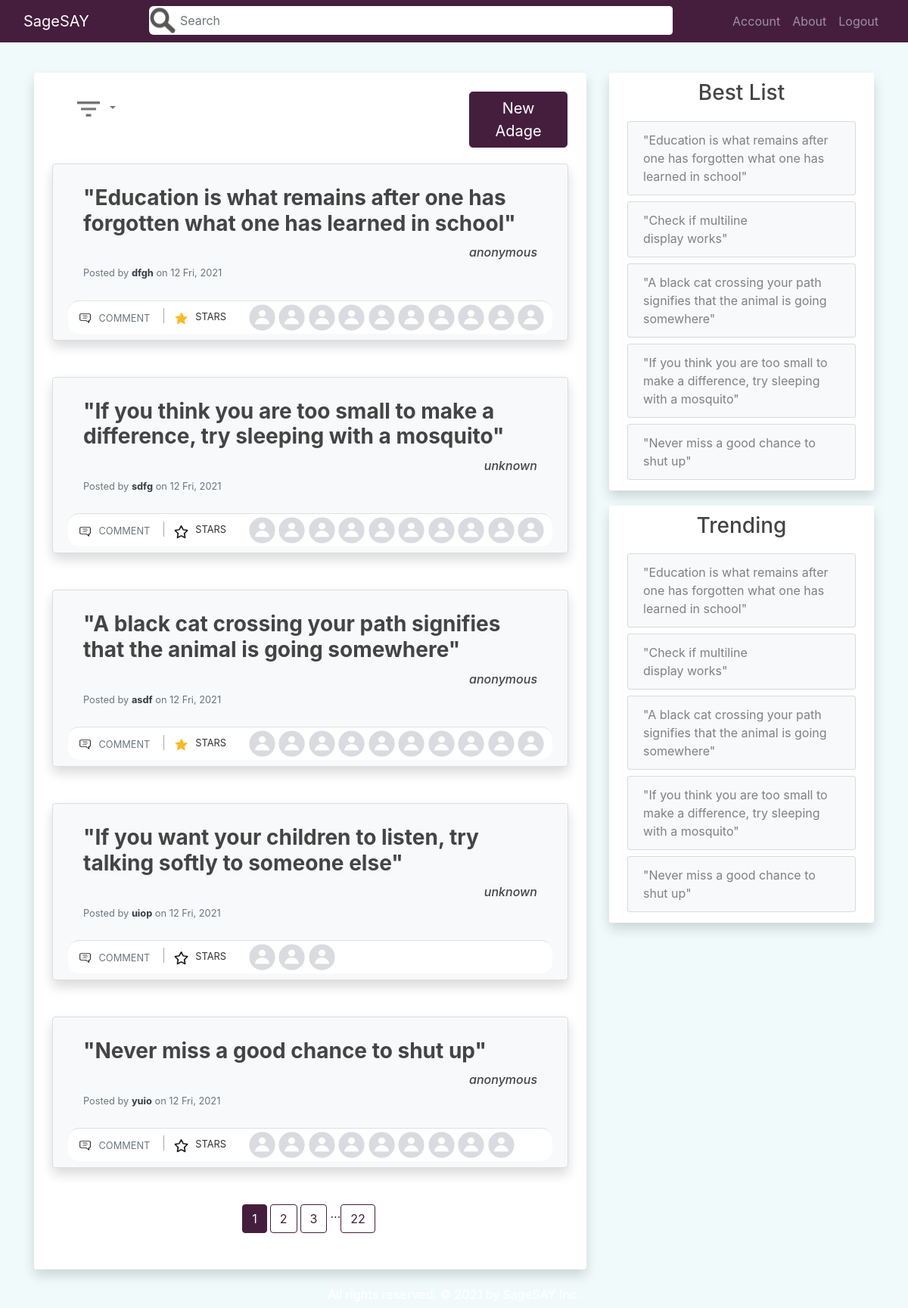
Before: /home (signed in) with the older database file.
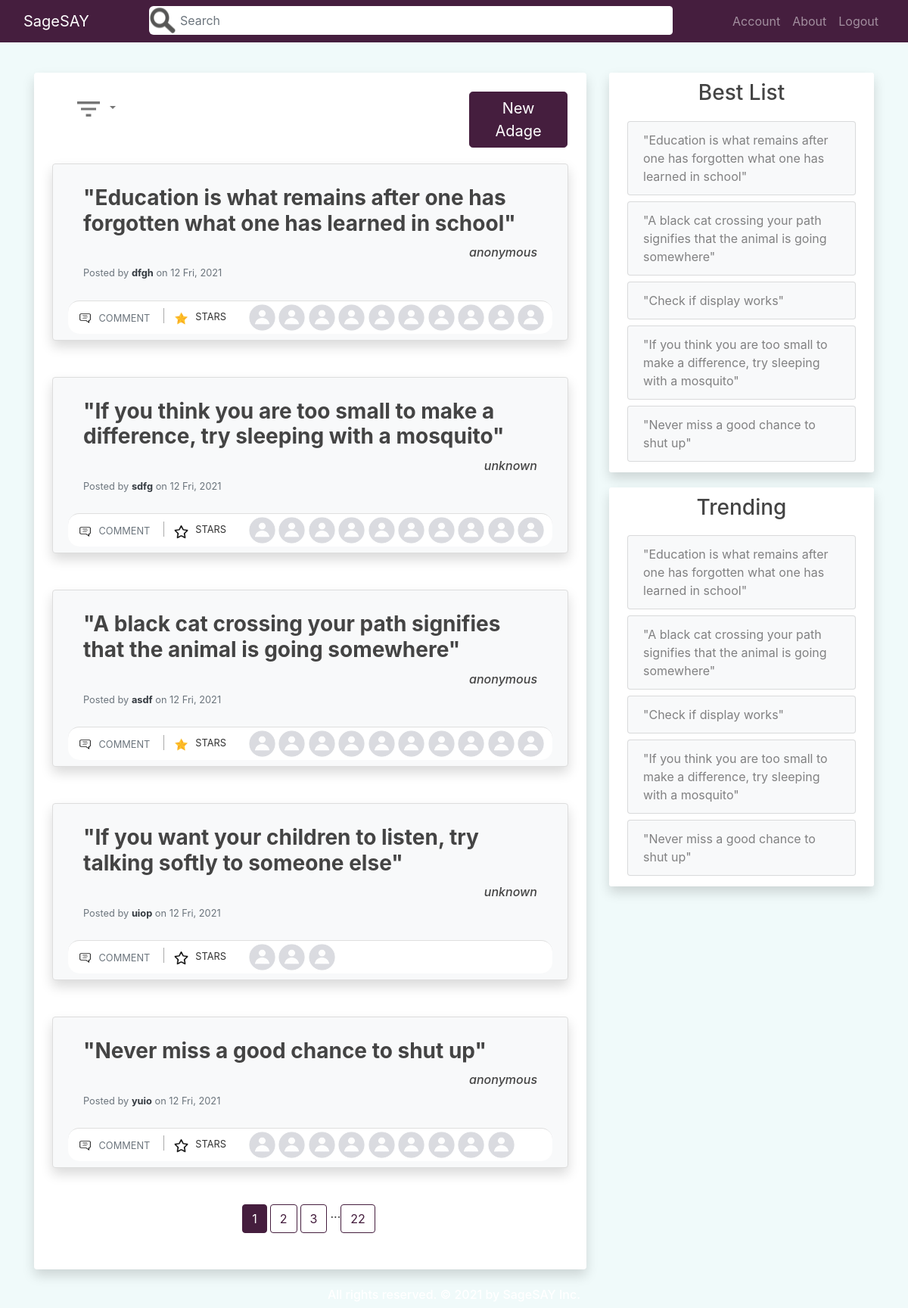
After: the same page with the newer database file.
### quotes_app/models.py (models this page shows, shortened)
class User(db.Model, UserMixin):
    id = db.Column(db.Integer, primary_key=True)
    username = db.Column(db.String(20), unique=True, nullable=False)
    email = db.Column(db.String(120), unique=True, nullable=False)
    image_file = db.Column(db.String(20), nullable=False, default='default.jpg')
    password = db.Column(db.String(60), nullable=False)
    posts = db.relationship('Post', backref='posted_by', lazy=True)
    comments = db.relationship('Comment', backref='comment_author', lazy=True)
    likes = db.relationship('Like', backref='like_author', lazy=True)
    more_info = db.relationship('MoreInfoUser', backref='info_author', lazy=True)
    like_comments = db.relationship('LikeComment', backref='like_comment_author', lazy=True)

class Post(db.Model):
    id = db.Column(db.Integer, primary_key=True)
    author = db.Column(db.String(100), nullable=False, default='Anonymous')
    content = db.Column(db.Text, nullable=False)
    date_posted = db.Column(db.DateTime, nullable=False, default=dt.utcnow)
    user_id = db.Column(db.Integer, db.ForeignKey('user.id'), nullable=False)
    comments = db.relationship('Comment', backref='comment_post', lazy=True)
    likes = db.relationship('Like', backref='like_post', lazy=True)

### quotes_app/main/routes.py (the view, shortened to what this page needs)
@main.route("/", methods=['GET', 'POST'])
@main.route("/home", methods=['GET', 'POST'])
def home():
    schform = SearchForm()
    if schform.validate_on_submit():
        if schform.content.data != '':
            return redirect(url_for('main.home', sch=schform.content.data))
    post_id = request.args.get('star', type=int)
    page = request.args.get('page', 1, type=int)
    search = request.args.get('sch', type=str)
    sort = request.args.get('srt', 'n', type=str)
    posts = prepare_posts(search, sort)
    num_pages = prepare_num_pages(posts, page, 5)
    posts_data = prepare_posts_display(posts[(page-1)*5:page*5], 10)
    best_posts = get_best_posts(5)
    trend_posts = get_trending(5)
    if search:
        schform.content.data = search
    return render_template('home.html', posts_data=posts_data, num_pages=num_pages,
        schform=schform, best_posts=best_posts, trend_posts=trend_posts, page=page,
        search=search, sort=sort)

### quotes_app/main/forms.py
class SearchForm(FlaskForm):
    content = StringField('Search')
    submit = SubmitField('Go')

### quotes_app/main/utils.py (called while the page is built, shortened)
def prepare_posts_display(posts, size):
    posts_data = []
    for post in posts:
        post_info = []
        likes = Like.query.filter_by(like_post=post).limit(size).all()
        for like in likes:
            post_info.append(User.query.get(like.user_id))
        post_info.append(post)
        starred = None
        if current_user.is_authenticated:
            starred = Like.query.filter_by(like_post=post, like_author=current_user).first()
        if starred:
            post_info.append(True)
        else:
            post_info.append(False)
        posts_data.append(post_info)
    return posts_data

def prepare_posts(search, sort):
    if sort not in ['n', 't', 'tr']:
        abort(400)
    if search:
        posts = Post.query.filter(Post.content.like("%{}%".format(search)))
    else:
        posts = Post.query
    if sort == 'n':
        posts = posts.order_by(Post.date_posted.desc()).all()
    elif sort == 't':
        sub_query = Like.query.with_entities(Like.post_id,
            func.count(Like.user_id).label('sum_likes')).group_by(Like.post_id).subquery()
        posts = posts.with_entities(Post).join(sub_query,Post.id==sub_query.c.post_id,
            isouter=True).order_by(sub_query.c.sum_likes.desc(),
            Post.date_posted.desc()).all()
    return posts

def is_valid_page(posts, page, per_page):
    len_posts = len(posts)
    print(len(posts))
    if page <= 0 or per_page <= 0 or (len_posts == 0 and page != 1):
        return False
    if len_posts % per_page == 0:
        if len_posts // per_page < page and len_posts > 0:
            return False
    else:
        if len_posts // per_page + 1 < page:
            return False
    return True

def get_best_posts(size):
    sub_query = Like.query.with_entities(Like.post_id,
        func.count(Like.user_id).label('sum_likes')).group_by(Like.post_id).subquery()
    posts = Post.query.with_entities(Post).join(sub_query,
        Post.id==sub_query.c.post_id,isouter=True).order_by(sub_query.c.sum_likes.desc(),
        Post.date_posted.desc()).limit(size).all()
    return posts

### quotes_app/models.py (called while the page is built)
@login_manager.user_loader
def user_loader(user_id):
    return User.query.get(int(user_id))

### quotes_app/templates/home.html (shortened to what this page needs)
{% extends "layout.html" %}
{% block content %}
<div class="col-md-8">
    <div class="mx-auto">
        <div class="container py-4 px-4 mb-4 bg-white shadow rounded overflow-hidden">
            <div class="card rounded card-nf bg-white p-0">
                <div class="card-body p-0">
                    <div class="d-flex flex-wrap">
                        <div class="ml-1 mr-auto">
                            <div class="dropdown">
                                <button class="btn btn-filter btn-order p-0 dropdown-toggle" type="button" id="dropdownMenuButton" data-toggle="dropdown" aria-haspopup="true" aria-expanded="false">
                                    <img src="{{ url_for('static', filename='filter.png') }}" width="40" height="40">
                                </button>
                            </div>
                        </div>
                        <div class="ml-auto">
                            <a href="{{ url_for('posts.new_post') }}" class="btn btn-lg btn-order btn-violet m-0" role="button" aria-pressed="true">New Adage</a>
                        </div>
                    </div>
                </div>
            </div>
            {% for post in posts_data %}
                <div class="card rounded shadow bg-light py-2 mb-5">
                    <div class="card-body">
                        <div class="row">
                            <div class="col-12 link-post-content">
                                <a href="{{ url_for('posts.post', post_id=post[-2].id) }}"><h3 class="card-title "><b>"{{ post[-2].content | safe }}"</b></h3></a>
                            </div>
                            <div class="col-12 d-flex justify-content-end text-center">
                                <h6><i>{{ post[-2].author }}</i></h6>
                            </div>
                            <div class="col mt-2">
                                <h6 class="card-subtitle mb-2 text-muted">
                                    <p class="card-text text-muted small"> Posted by <a href="{{ url_for('users.user_profile', username=post[-2].posted_by.username) }}" class="font-weight-bold text-dark"> {{ post[-2].posted_by.username }}</a> on {{ post[-2].date_posted.strftime('%-d %a, %Y') }}</p>
                                </h6>
                            </div>
                        </div>
                    </div>
                    <div class="card-footer bg-white p-1">
                        <div class="row">
                            <div class="col-md-auto ">
                                <a href="{{ url_for('posts.post', post_id=post[-2].id) }}" class="btn btn-outlined btn-black text-muted bg-transparent p-1 ml-1 mr-2" data-wow-delay="0.7s">
                                    <img src="{{ url_for('static', filename='comment.png') }}" class="mr-1 " width="19" height="19">
                                    <small>COMMENT</small>
                                </a>
                                {% if search %}
                                    <a href="{{ url_for('main.home', page=page, star=post[-2].id, sch=search, srt=sort) }}" class="btn btn-outlined btn-black text-muted bg-transparent p-1 ml-2 mr-0" data-wow-delay="0.7s"></a>
                                {% else %}
                                    <a href="{{ url_for('main.home', page=page, star=post[-2].id, srt=sort) }}" class="btn btn-outlined btn-black text-muted bg-transparent p-1 ml-2 mr-0" data-wow-delay="0.7s">
                                {% endif %}
                                {% if post[-1] == True %}
                                    <img src="{{ url_for('static', filename='christmas-star.png') }}" width="19" height="19">
                                {% else %}
                                    <img src="{{ url_for('static', filename='star.png') }}" width="19" height="19">
                                {% endif %}
                                </a>
                                <small>STARS</small>
                            </div>
                            <div class="col-md-auto">
                                <ul class="list-inline mb-0">
                                    {% for user in post[:-2] %}
                                    <li class="list-inline-item">
                                        <a href="{{ url_for('users.user_profile', username=user.username) }}">
                                            <img src="{{ url_for('static', filename='profile_pics/' + user.image_file) }}" alt="DP" class=" rounded-circle" width="35" height="35">
                                        </a>
                                    </li>
                                    {% endfor %}
                                </ul>
                            </div>
                        </div>
                    </div>
                </div>
            {% endfor %}
            <div class="container d-flex justify-content-center">
                {% for page_num in num_pages %}
                    {% if page_num %}
                        {% if page == page_num %}
                            {% if search %}
                                <a class="mr-1 mb-4 btn btn-violet" href="{{ url_for('main.home', page=page_num, sch=search, srt=sort) }}">{{ page_num }}</a>
                            {% else %}
                                <a class="mr-1 mb-4 btn btn-violet" href="{{ url_for('main.home', page=page_num, srt=sort) }}">{{ page_num }}</a>
                            {% endif %}
                        {% else %}
                            {% if search %}
                                <a class="mr-1 mb-4 btn btn-outline-violet" href="{{ url_for('main.home', page=page_num, sch=search, srt=sort) }}">{{ page_num }}</a>
                            {% else %}
                                <a class="mr-1 mb-4 btn btn-outline-violet" href="{{ url_for('main.home', page=page_num, srt=sort) }}">{{ page_num }}</a>
                            {% endif %}
                        {% endif %}
                    {% else %}
                        ...
                    {% endif %}
                {% endfor %}
            </div>
        </div>
    </div>
</div>
<div class="col-md-4">
    <div class="content-section shadow">
        <div class="mb-3 text-center">
            <h3>Best List</h3>
        </div>
        <ul class="list-group">
            {% if not best_posts %}
                <a href="{{ url_for('posts.new_post') }}"><li class="list-group-item list-group-item-light">No Adages. Add one.</li></a>
            {% else %}
                {% for post in best_posts %}
                    <a href="{{ url_for('posts.post', post_id=post.id) }}" class="p-1"><li class="list-group-item list-group-item-light">"{{ post.content | safe }}"</li></a>
                {% endfor %}
            {% endif %}
        </ul>
    </div>
    <div class="content-section shadow">
        <div class="mb-3 text-center">
            <h3>Trending</h3>
        </div>
        <ul class="list-group">
            {% if not trend_posts %}
            <a href="{{ url_for('posts.new_post') }}"><li class="list-group-item list-group-item-light">No activity. Add an Adage or give a star.</li></a>
            {% else %}
                {% for post in trend_posts %}
                <a href="{{ url_for('posts.post', post_id=post.id) }}" class="p-1"><li class="list-group-item list-group-item-light">"{{ post.content | safe }}"</li></a>
                {% endfor %}
            {% endif %}
        </ul>
    </div>
</div>
{% endblock content %}

### quotes_app/templates/layout.html (shortened to what this page needs)
<!doctype html>
<html lang="en">
  <head>
    <link rel="stylesheet" href="https://stackpath.bootstrapcdn.com/bootstrap/4.3.1/css/bootstrap.min.css">
    <link rel="stylesheet" type="text/css" href="{{ url_for('static', filename='main.css') }}">
  </head>
  <body>
    <div class="content">
        <div class="navbar navbar-expand-md navbar-dark bg-violet fixed-top">
            <div class="container-fluid">
                <div class="justify-content-between navbar-helper justify-content-center">
                    <div>
                        <a class="navbar-brand" href="{{ url_for('main.home') }}">SageSAY</a>
                    </div>
                    <div class="nav-form w-100 pr-2">
                        <form method="POST" action="">
                            <div class="input-group">
                                    <input type="image" src="{{ url_for('static', filename='search.png') }}" alt="submit"/>
                                    {{ schform.content(class="form-control pl-1 pr-0", placeholder=schform.content.label.text) }}
                            </div>
                        </form>
                    </div>
                </div>
                <div class="collapse navbar-collapse" id="navbarNav">
                    <div class="navbar-nav">
                        {% if current_user.is_authenticated %}
                            <a class="nav-item nav-link" href="{{ url_for('users.user_profile', username=current_user.username) }}">Account</a>
                            <a class="nav-item nav-link" href="{{ url_for('main.about') }}">About</a>
                            <a class="nav-item nav-link" href="{{ url_for('users.logout') }}">Logout</a>
                        {% else %}
                            <a class="nav-item nav-link" href="{{ url_for('main.about') }}">About</a>
                            <a class="nav-item nav-link" href="{{ url_for('users.login') }}">Login</a>
                            <a class="nav-item nav-link" href="{{ url_for('users.register') }}">Register</a>
                        {% endif %}
                    </div>
                </div>
            </div>
        </div>
        <div role="main" class="container mt-80">
            <div class="row justify-content-center">
                {% block content %}{% endblock content %}
            </div>
        </div>
    </div>
    <footer class="footer"><h6 class="mx-auto" style="color: white;">All rights reserved. &#169; 2021 by SageSAY Inc.</h6></footer>
  </body>
</html>

### quotes_app/static/main.css (style rules this page uses)
html { height: 100%; }
body { height: 100%; display: flex; flex-direction: column; background: #f0fafa; color: #333333; margin-top: 6rem; background-image: url('village_road.jpg'); background-repeat: no-repeat; background-attachment: fixed; background-size: cover; }
.content { flex: 1 0 auto; }
.footer { flex-shrink: 0; width: 100%; text-align: center; }
h1, h2, h3, h4, h5, h6 { color: #444444; }
a, a:active, a:focus, button, button:active, button:focus { outline: none; }
.bg-violet { background-color: #451e3e; }
.btn-outline-violet { color: #451e3e; border-color: #451e3e !important; }
.btn-violet { color: white; border-color: #451e3e !important; background-color: #451e3e; }
.btn-filter { border-color: white; color: #777777; }
.btn-order { min-height: 45px; min-width: 102px; max-width: 130px; }
.btn-lg { padding: .375rem .75rem; }
.list-group a { text-decoration: none; }
.list-group-item-light { background-color: #f8f9fa; }
.link-post-content a { color: #444444; text-decoration: none; }
.input-group { background-color: white; border-radius: 6px; }
.navbar-helper { width: 100%; display: flex; flex-direction: row; flex-wrap: nowrap; justify-content: space-between; }
.nav-form { max-width: 700px; }
.content-section { background: #ffffff; padding: 10px 20px; border-radius: 3px; margin-bottom: 20px; }
.card-footer:last-child { border-radius: 15px; }
.card { background: #451e3e; padding: 10px 20px; border: 1px solid #dddddd; border-radius: 8px; margin-bottom: 20px; }
.card-nf { border: 1px solid white; }
.btn { border-color: white; -webkit-box-shadow: none; box-shadow: none; }
.form-control { border-color: white; -webkit-box-shadow: none; box-shadow: none; }
.list-inline-item:not(:last-child) { margin-right: 0px; }

Changed rows visible on the page:
shown differently, row unchanged: Post "A black cat crossing your path signifies that the animal is going somewhere": moves up the list
changed Post: content "Check if multiline display works" → "Check if display works"
